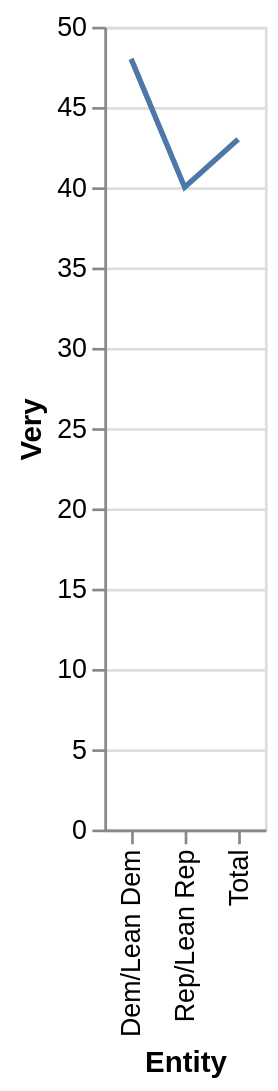

Express this chart as Vega-Lite.
### Vega-Lite specification from a JSON file in a GitHub repository (floating-point values rounded to 4 significant figures)
{"$schema": "https://vega.github.io/schema/vega-lite/v5.json", "description": "Line chart auto-generated from CSV", "data": {"values": [{"Entity": "Dem/Lean Dem", "Very": "48", "Somewhat": "35"}, {"Entity": "Rep/Lean Rep", "Very": "40", "Somewhat": "40"}, {"Entity": "Total", "Very": "43", "Somewhat": "37"}]}, "mark": "line", "encoding": {"x": {"field": "Entity", "type": "ordinal"}, "y": {"field": "Very", "type": "quantitative"}}}
